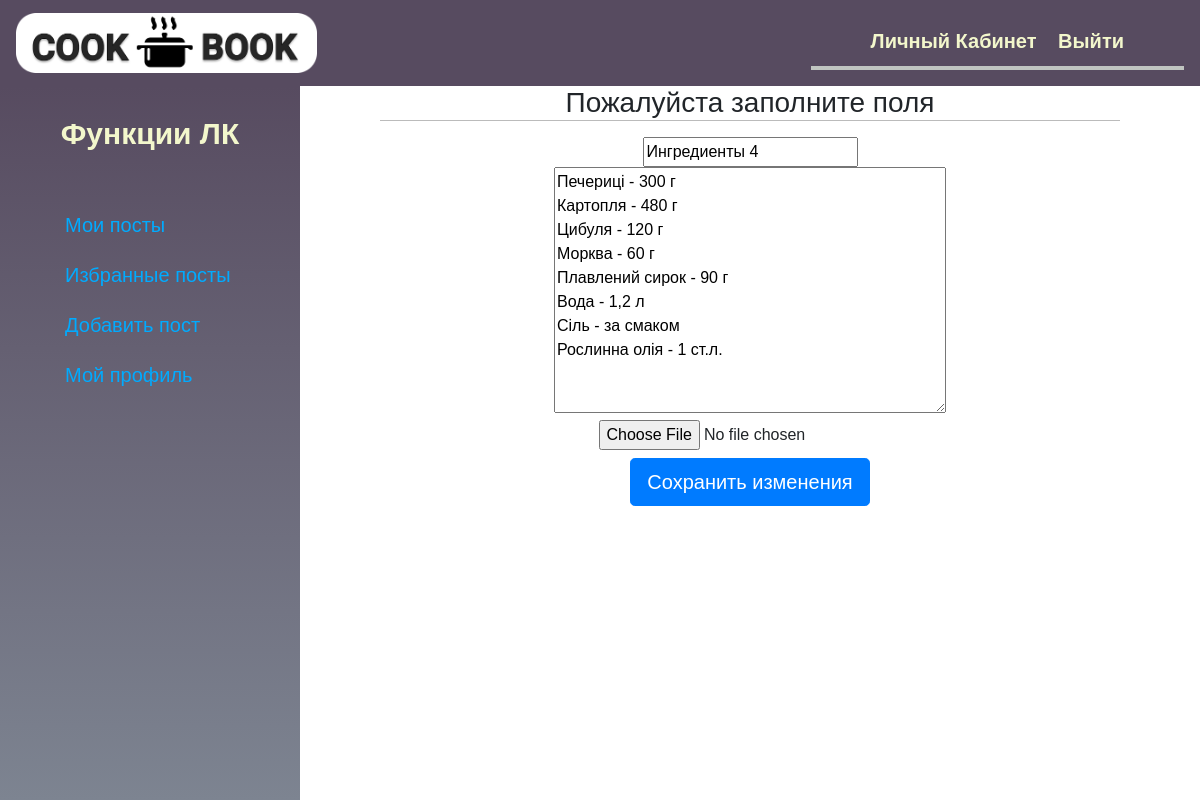
The page /post_point_edit/1/ (signed in) on the database its author committed.
### blog/models.py (models this page shows)
class PostPoint(models.Model):
    post = models.ForeignKey(Post, on_delete=models.CASCADE, default=None)
    post_point_header = models.CharField(max_length=250, default='HEADER')
    post_point_text = models.TextField(verbose_name='Текста пункта')
    post_image = models.ImageField(upload_to=save_image, blank=True, verbose_name='Изображение пункта')

### blog/views.py (the view)
# urls.py: path('post_point_edit/<int:post_point_id>/',
@login_required
def post_point_edit(request,post_point_id):
    post_point=get_object_or_404(PostPoint,id=post_point_id)
    post=get_object_or_404(Post,id=post_point.post.id)
    post_point_edit_form=PostPointForm(instance=post_point)
    if request.method=='POST':
        post_point_edit_form=PostPointForm(request.POST,
                                           instance=post_point)
        if post_point_edit_form.is_valid():
            post_point_edit_form.save()
    return render(request,'blog/account/post_point_edit.html',
                      {'form':post_point_edit_form,
                       'post_point':post_point,
                       'post':post})

### blog/forms.py
class PostPointForm(forms.ModelForm):
    class Meta:
        model=PostPoint
        fields=('post_point_header','post_point_text','post_image')

### blog/templates/blog/account/post_point_edit.html (shortened to what this page needs)
{% extends 'blog/base_account.html' %}
{% load  bootstrap %}
{% block account_content %}
     <div class="container text-center sign-in">
        {% if form.errors %}
            <p>{{ form.errors }}</p>
            <p>Что-то забыл</p>
            <form action="." class="form-sign-in login-form" method="post" enctype="multipart/form-data">
                {{ form.post_point_header|bootstrap }}
                {{ form.post_point_text|bootstrap }}
                {{ form.post_image|bootstrap }}
                {% csrf_token %}
                <button class="btn btn-lg btn-primary mt-2" type="submit">
                    Сохранить изменения
                </button>
            </form>
        {% else %}
            <h1 class="h3 mb-3 font-weight-normal">
                Пожалуйста заполните поля
            </h1>
            <form action="." class="form-sign-in login-form"
              method="post" enctype="multipart/form-data">
            {{ form.post_point_header|bootstrap }}
            {{ form.post_point_text|bootstrap }}
            {{ form.post_image|bootstrap }}
            <button class="btn btn-lg btn-primary mt-2" type="submit">
                Сохранить изменения
            </button>
        </form>
        {% endif %}
    </div>
{% endblock %}

### blog/static/css/style.css (style rules this page uses)
body { margin: 0; padding: 0; font-family:helvetica, sans-serif; }
h1 { font-weight:normal; border-bottom: 1px solid #bbb; text-decoration: none; }
.login-form { width: 500px; margin: 0 auto; }

### rows shown on the page
PostPoint: post_point_header "Ингредиенты 4", post_point_text "Печериці - 300 г Картопля - 480 г Цибуля - 120 г Морква - 60 г Плавлений сирок - 90 г Вода - 1,2 л Сіль - за смаком Рослинна олія - 1 ст.л."
